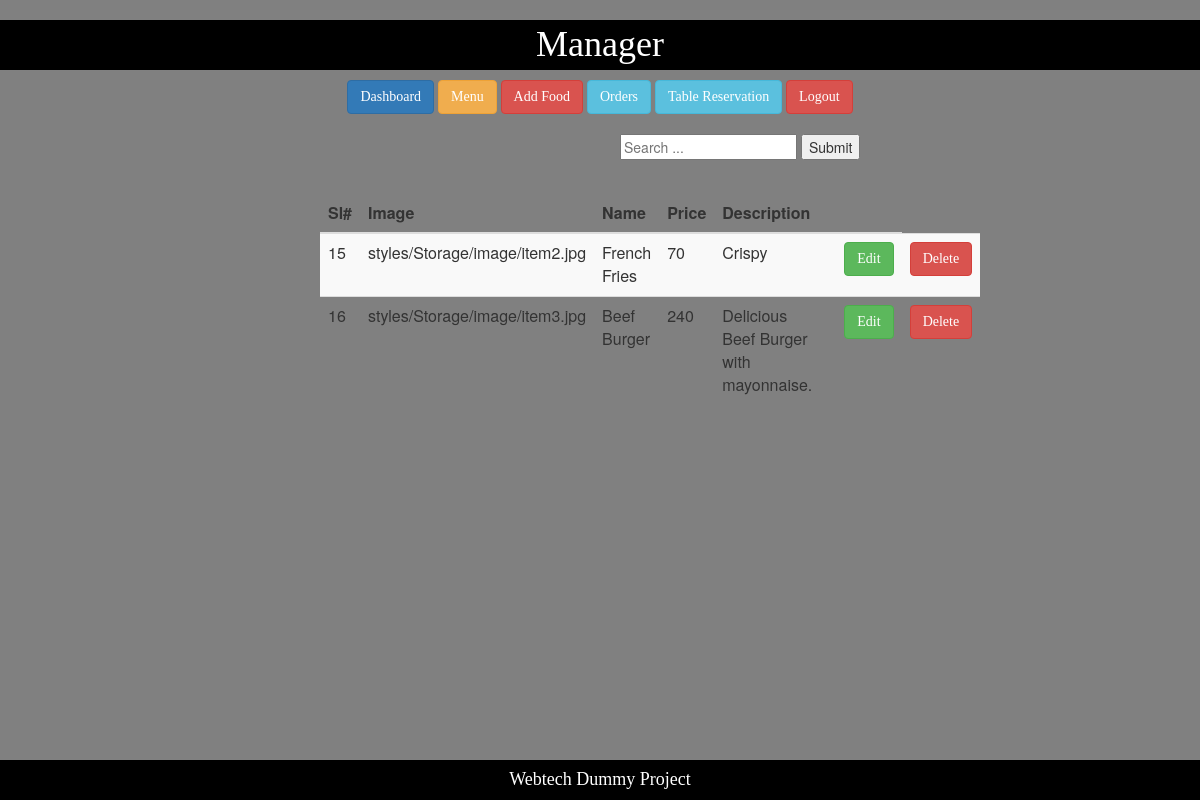
Page /menu.php on the committed database.
### tables this page shows
CREATE TABLE `food` (
  `id` int(5) NOT NULL,
  `foodname` varchar(60) NOT NULL,
  `foodprice` varchar(5) NOT NULL,
  `fimage` varchar(200) NOT NULL,
  `fdescription` varchar(300) NOT NULL
);

### models/db_connect.php (called while the page is built, shortened)
<?php
	$servername = "localhost";
	$db_username="root";
	$db_password="";
	$db_name="p_inventory";
	function getArray($query){
		global $servername, $db_username, $db_password,$db_name;
		$conn = mysqli_connect($servername,$db_username,$db_password,$db_name);
		$result = mysqli_query($conn,$query);
		$data = array();
		while($row = mysqli_fetch_assoc($result)){
			$data[] = $row;
		}
		return $data;
	}
?>

### controllers/FoodController.php (called while the page is built, shortened)
<?php
	require_once 'models/db_connect.php';
	function getAllFood(){
		$query = "SELECT * FROM food";
		$food = getArray($query);
		return $food;
	}
?>

### menu.php (the view, shortened to what this page needs)
<?php
	include 'manager_header.php';
	require_once 'controllers/FoodController.php';
	$food= getAllFood();
?>
<div class="center pull-right">
	<form action="menu.php" method="GET">
		<input type="text" placeholder="Search ..." id="search_text" name="ss">
		<input type="submit" name="search">
	</form>
</div>
<div class="center">
	<table class="table table-striped">
		<thead>
			<th>Sl#</th>
			<th>Image</th>
			<th>Name</th>
			<th>Price</th>
			<th>Description</th>
			<th></th>
			<th></th>
		</thead>
		<tbody>
			<?php
				foreach($food as $foods){
					echo "<tr>";
					echo "<td>".$foods["id"]."</td>";
					echo "<td>".$foods["fimage"]."</td>";
					echo "<td>".$foods["foodname"]."</td>";
					echo "<td>".$foods["foodprice"]."</td>";
					echo "<td>".$foods["fdescription"]."</td>";
					echo "<td></td>";
					echo '<td><a href="editcategory.php?id='.$foods["id"].'" class="btn btn-success">Edit</a></td>';
					echo '<td><a href="menu.php?deleteId='.$foods["id"].' " class="btn btn-danger">Delete</td>';
					echo "</tr>";
				}
			?>
		</tbody>
	</table>
</div>
<?php include 'manager_footer.php';?>

### styles/mystyle.css (style rules this page uses)
body { background-color:grey; padding:0px; }
.center { margin: 0 auto; width:50% ; padding:20px; }
.btn { font-family:consolas; }

### rows in the picture
food: id "15", fimage "styles/Storage/image/item2.jpg", foodname "French Fries", foodprice "70", fdescription "Crispy"
food: id "16", fimage "styles/Storage/image/item3.jpg", foodname "Beef Burger", foodprice "240", fdescription "Delicious Beef Burger with mayonnaise."
